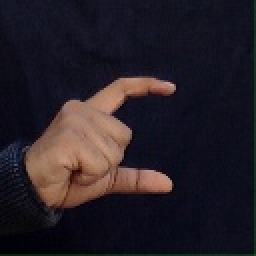
#> input picture 1.jpg, 128 x 128 px, given in place of the camera (shown 2 times larger)
$ python 'Convexity defects.py'
#> lines starting #> are read from the running program, lines starting #| are printed output that depends on the picture; after the words box and inside, x2 and y2 are one past the last pixel; in counts of white or black regions, pixels touching at a corner belong together; long printed decimals are rounded
import cv2
import matplotlib.pyplot as plt
import numpy as np
import math

cap = cv2.VideoCapture(0)

while cap.isOpened():
    r,frame = cap.read()
#> frame is the input picture: shape (128, 128, 3); mean B, G, R 37.8, 30.8, 37.8
    cv2.rectangle(frame,(300,300),(100,100),(255,255,0),2)
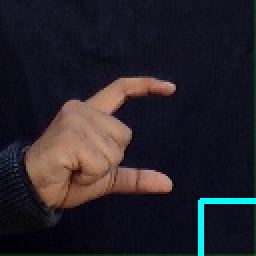
#> frame: shape (128, 128, 3) (shown 2 times larger); 1% of pixels changed, all inside (x1, y1, x2, y2) = (99, 99, 128, 128)
    cropped_frame = frame[100:300,100:300]
    gray_frame = cv2.cvtColor(cropped_frame, cv2.COLOR_RGB2GRAY)
    blur = cv2.GaussianBlur(gray_frame, (35,35), 0)
    t,thresh = cv2.threshold(blur,127,255,cv2.THRESH_BINARY_INV+cv2.THRESH_OTSU)
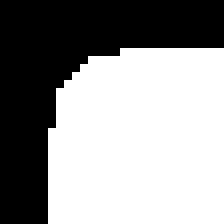
#> thresh: shape (28, 28) (shown 8 times larger); 58.2% white; 1 black region
#> t = 44
    contour,_ = cv2.findContours(thresh.copy(),cv2.RETR_TREE,cv2.CHAIN_APPROX_NONE)
#> contour = 1 contour; box (x1, y1, x2, y2) and area: (6, 6, 28, 28) 416
    maxcontour = max(contour,key = lambda x: cv2.contourArea(x))
#> maxcontour = contour of 78 points, box (x1, y1, x2, y2) (6, 6, 28, 28), area 416
    for c in contour:
        area = cv2.contourArea(c)
        print(area)
#> this loop made 1 pass
#> area on pass 1: 416
#| 416.0
    print(maxcontour)
#> (printed output is left out)
    x,y,w,h = cv2.boundingRect(maxcontour)
#> x = 6; y = 6; w = 22; h = 22
    cv2.rectangle(cropped_frame,(x,y),(x+w,y+h),(255,0,0),2)
    hull = cv2.convexHull(maxcontour)
#> hull = [[27, 6], [27, 27], [6, 27], [6, 16], [7, 11], [11, 7], [15, 6]]
    i = np.zeros(cropped_frame.shape,np.uint8)
    cv2.drawContours(i,[maxcontour],0,(0,255,255),2)
    cv2.drawContours(i,[hull],0,(0,0,255),2)
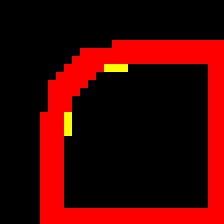
#> i: shape (28, 28, 3) (shown 8 times larger); mean of channels 0, 1, 2 0, 2, 65.1; drawn as B, G, R
    hull = cv2.convexHull(maxcontour,returnPoints=False)
#> hull = [66, 45, 24, 13, 8, 4, 0]
    defects = cv2.convexityDefects(maxcontour,hull)
#> defects = [[0, 4, 1, 186], [8, 13, 12, 201]]
    print(defects)
#| [[[  0   4   1 186]]
#|  [[  8  13  12 201]]]
    cv2.drawContours(thresh,contour,-1,(255,0,0),2)
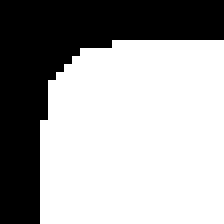
#> thresh: shape (28, 28) (shown 8 times larger); 63.9% white; 1 black region, box (x1, y1, x2, y2) and area: (0, 0, 28, 28) 283
    countdefects = 0
    for j in range(defects.shape[0]):
        s,e,f,d = defects[j,0]
        start = tuple(maxcontour[s][0])
        end = tuple(maxcontour[e][0])
        far = tuple(maxcontour[f][0])
#> this loop made 2 passes
#> (s, e, f, d, start, end, far) on passes 1 to 2: (0, 4, 1, 186, (15, 6), (11, 7), (14, 7)), (8, 13, 12, 201, (7, 11), (6, 16), (7, 15))

    a = math.sqrt((end[0]-start[0])**2+(end[1]-start[1])**2)
#> a = 5.1
    b = math.sqrt((far[0]-start[0])**2 + (far[1]-start[1])**2)
#> b = 4
    c = math.sqrt((end[0]-far[0])**2 + (end[1]-far[1])**2)
#> c = 1.41
    angle = (math.acos((b**2 + c**2 - a**2)/(2*b*c))*180)/3.14
#> angle = 135.1
    if angle <= 90:
        countdefects += 1
        cv2.circle(cropped_frame,far,1,[0,0,245],-1)
    cv2.line(cropped_frame,start,end,[0,255,0],2)
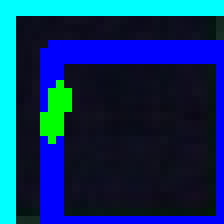
#> cropped_frame: shape (28, 28, 3) (shown 8 times larger); mean B, G, R 101, 51, 8.2
    if area>1300:
        cv2.putText(frame,"Put your hand in the frame",(50,50),cv2.FONT_HERSHEY_SIMPLEX,2,(255,0,0),5)
    else:

        if countdefects == 0:
            cv2.putText(frame,"Best of luck",(50,50),cv2.FONT_HERSHEY_SIMPLEX,2,(255,0,0),5)
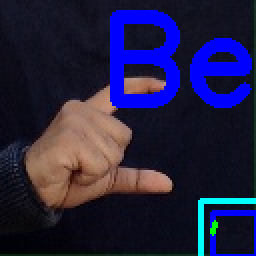
#> frame: shape (128, 128, 3) (shown 2 times larger); 11.43% of pixels changed, all inside (x1, y1, x2, y2) = (55, 5, 128, 128)
        elif countdefects == 1:
            cv2.putText(frame,"Peace",(50,50),cv2.FONT_HERSHEY_SIMPLEX,2,(255,0,0),5)
        elif countdefects == 2:
            cv2.putText(frame,"Nice",(50,50),cv2.FONT_HERSHEY_SIMPLEX,2,(255,0,0),5)
        elif countdefects == 3:
            cv2.putText(frame,"Four",(50,50),cv2.FONT_HERSHEY_SIMPLEX,2,(255,0,0),5)
        else:
            cv2.putText(frame,"Wait",(50,50),cv2.FONT_HERSHEY_SIMPLEX,2,(255,0,0),5)
    print(a)
#| 5.099
    print(i.shape)
#| (28, 28, 3)
    print(cropped_frame.shape)
#| (28, 28, 3)
    cv2.imshow("frame",frame)
    allimage = np.hstack((i,cropped_frame))
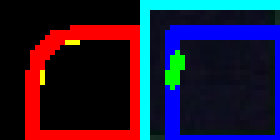
#> allimage: shape (28, 56, 3) (shown 5 times larger); mean of channels 0, 1, 2 50.5, 26.5, 36.6; drawn as B, G, R
    cv2.imshow("Final",allimage)

    if cv2.waitKey(1)==27:
#> (key Esc is pressed here)
        break
cap.release()
cv2.destroyAllWindows()
